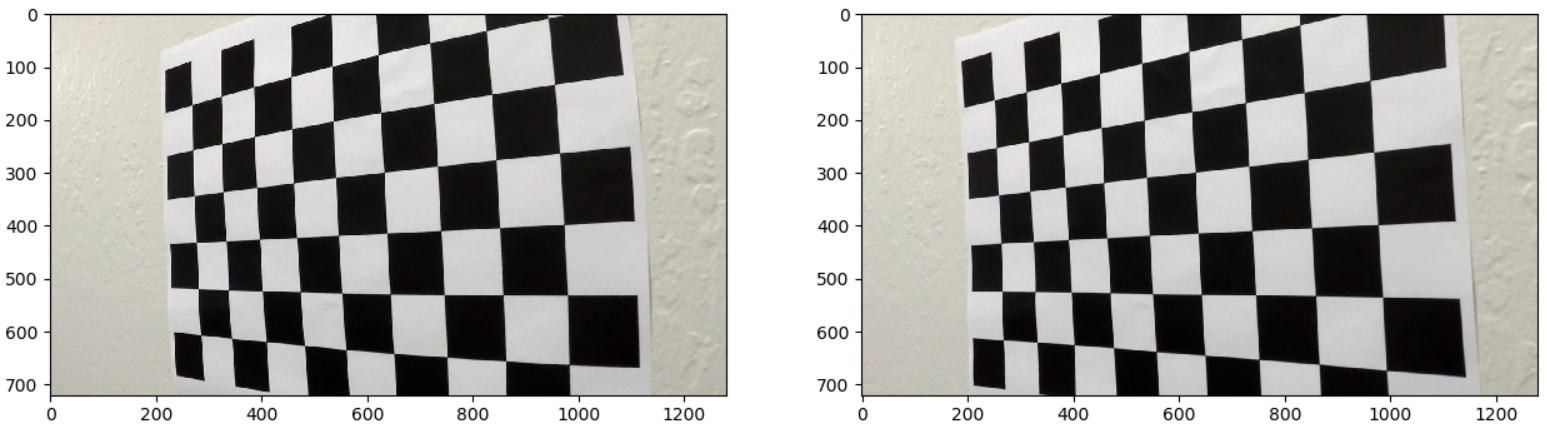
#> input picture examples/1.png, 1547 x 440 px; its folder holds only this picture in this run
$ python -i process_utils.py   (imports and definitions only)   (older library calls are emulated)
#> lines starting #> are read from the running program, lines starting #| are printed output that depends on the picture; after the words box and inside, x2 and y2 are one past the last pixel; in counts of white or black regions, pixels touching at a corner belong together
#> further down, picture is the input picture: shape (440, 1547, 3); mean B, G, R 162.5, 165.2, 166.3
import numpy as np
import pandas as pd
import cv2
import matplotlib.pyplot as plt
import glob


# [312 lines left out: functions camera_calibration, binary_thresholding, new_line_search, line_search, draw_line_area, measure_curvature_real and 3 more, not called in this run]


def mask_color(img):
    # Define color of interest
    hsv_img = cv2.cvtColor(img, cv2.COLOR_BGR2HSV)
#> hsv_img: shape (440, 1547, 3); mean H, S, V 35.8, 17.7, 166.5
    lower_white = np.array([0, 0, 155], dtype=np.uint8)
    upper_white = np.array([255, 100, 255], dtype=np.uint8)
    lower_blue = np.array([110, 100, 100], dtype=np.uint8)
    upper_blue = np.array([130, 255, 255], dtype=np.uint8)
    lower_yellow = np.array([20, 100, 100], dtype=np.uint8)
    upper_yellow = np.array([40, 255, 255], dtype=np.uint8)
    mask_white = cv2.inRange(hsv_img, lower_white, upper_white)
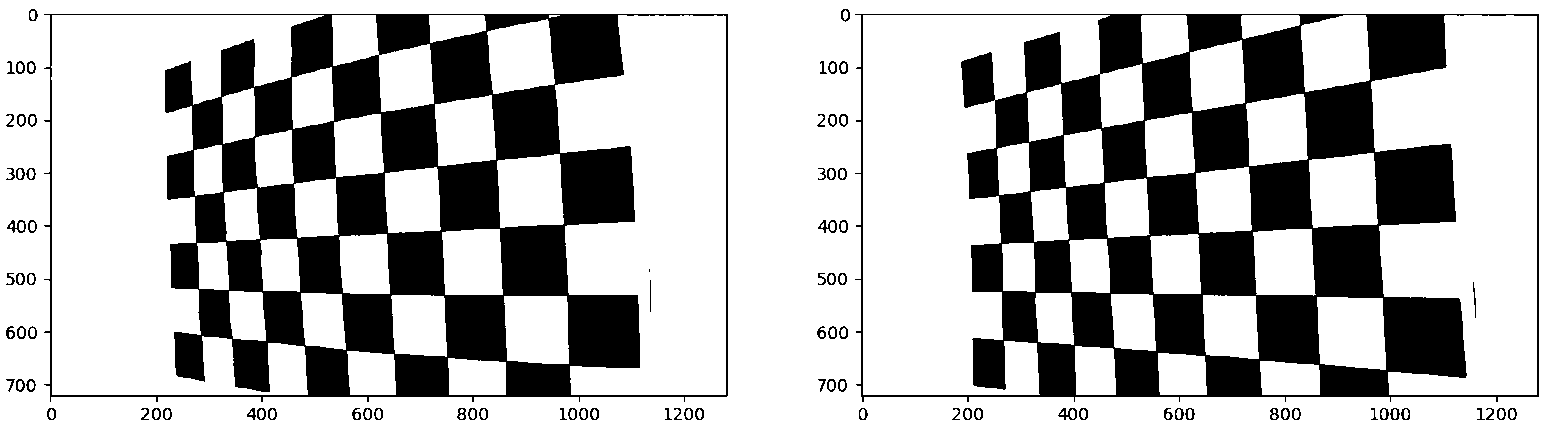
#> mask_white: shape (440, 1547); 71.4% white; 88 black regions (1 under 20 px), largest, box (x1, y1, x2, y2) and area: (855, 14, 1539, 402) 97596, (44, 14, 728, 402) 92290, (7, 220, 26, 233) 108
    mask_blue = cv2.inRange(hsv_img, lower_blue, upper_blue)
#> mask_blue: shape (440, 1547); every value is 0
    mask_yellow = cv2.inRange(hsv_img, lower_yellow, upper_yellow)
    masked_color = mask_white + mask_blue + mask_yellow

    return masked_color


def measure_top_distance(left_fit, right_fit):
    xm_per_pix = 3.7 / 900
    return abs(left_fit[2] - right_fit[2]) * xm_per_pix


# [78 lines left out: function lane_detection_pipline, not called in this run]

>>> import cv2
>>> picture = cv2.imread('1.png')
>>> result = mask_color(picture)

$ run again, on examples/2.png
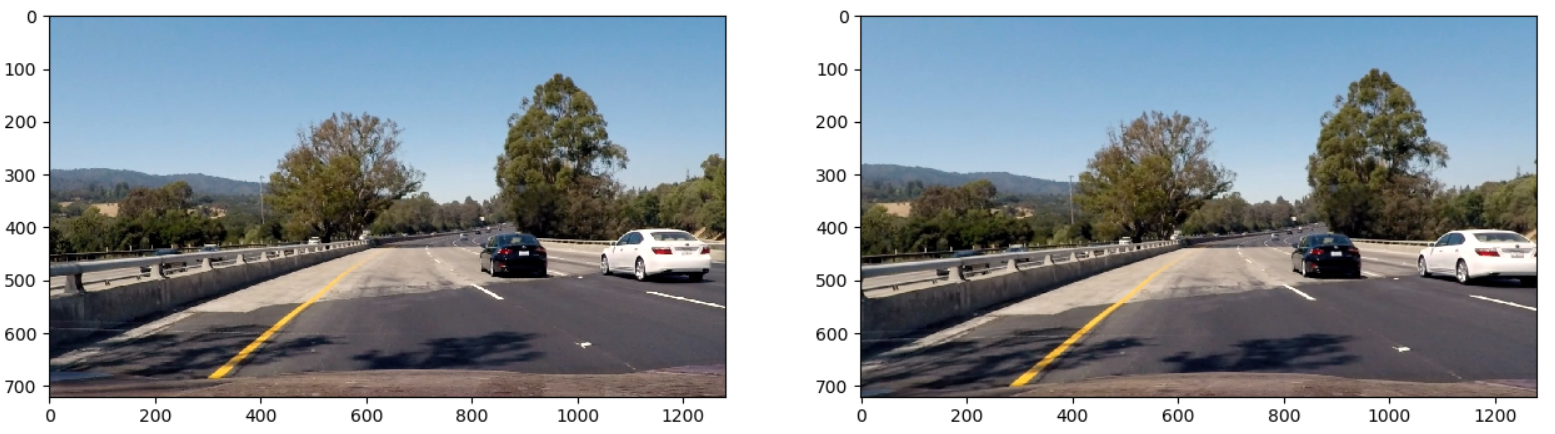
#> input picture examples/2.png, 1555 x 434 px
#> picture is the input picture: shape (434, 1555, 3); mean B, G, R 156.9, 150.8, 142.9
#> hsv_img: shape (434, 1555, 3); mean H, S, V 61.6, 53.1, 164.2
#> in mask_color, `mask_white = cv2.inRange(hsv_img, lower_white, upper_white)`:
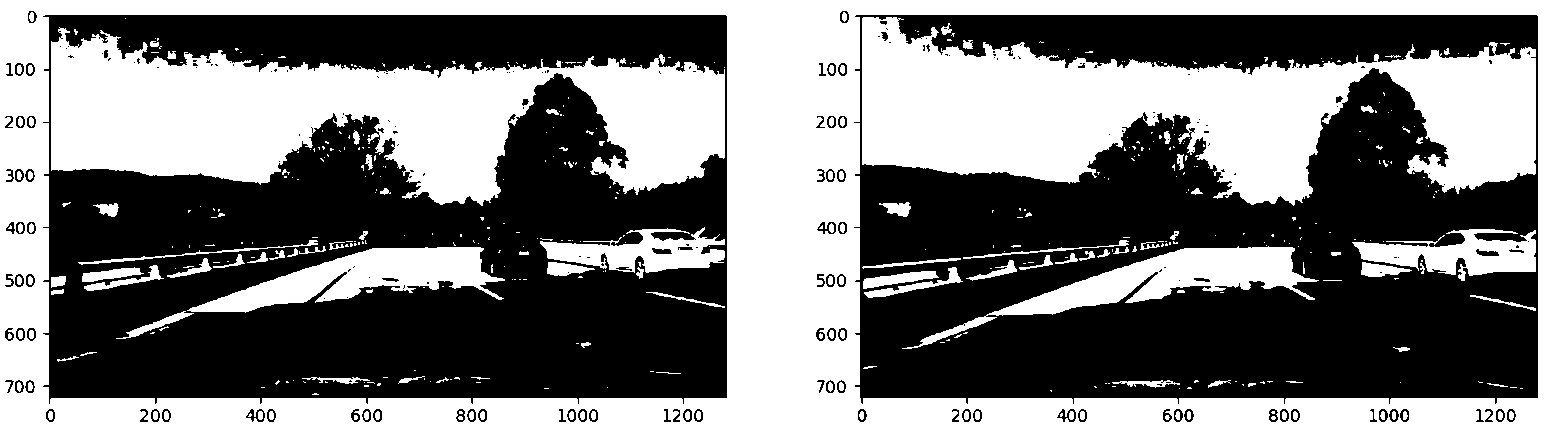
#> mask_white: shape (434, 1555); 47.9% white; 477 white regions (337 under 20 px), largest, box (x1, y1, x2, y2) and area: (0, 0, 1555, 434) 148150, (862, 17, 1536, 206) 68480, (51, 27, 725, 206) 65145
#> mask_blue: shape (434, 1555); every value is 0
#> in mask_color, `mask_yellow = cv2.inRange(hsv_img, lower_yellow, upper_yellow)`:
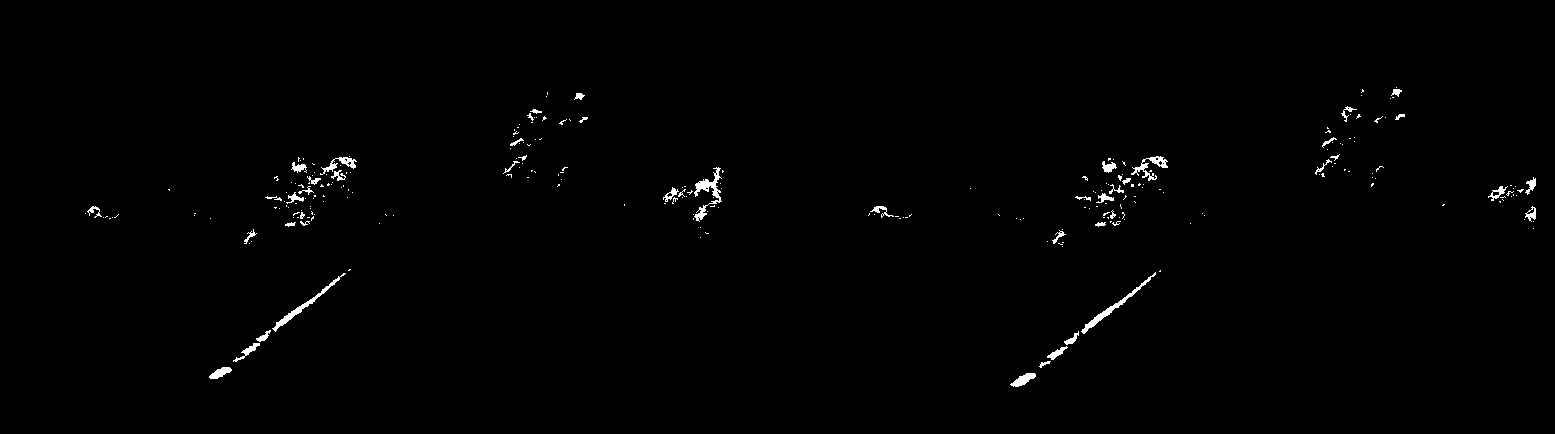
#> mask_yellow: shape (434, 1555); 0.76% white; 264 white regions (214 under 20 px), largest, box (x1, y1, x2, y2) and area: (694, 167, 722, 222) 449, (1081, 272, 1156, 334) 403, (272, 273, 346, 332) 376

$ run again, on examples/3.png
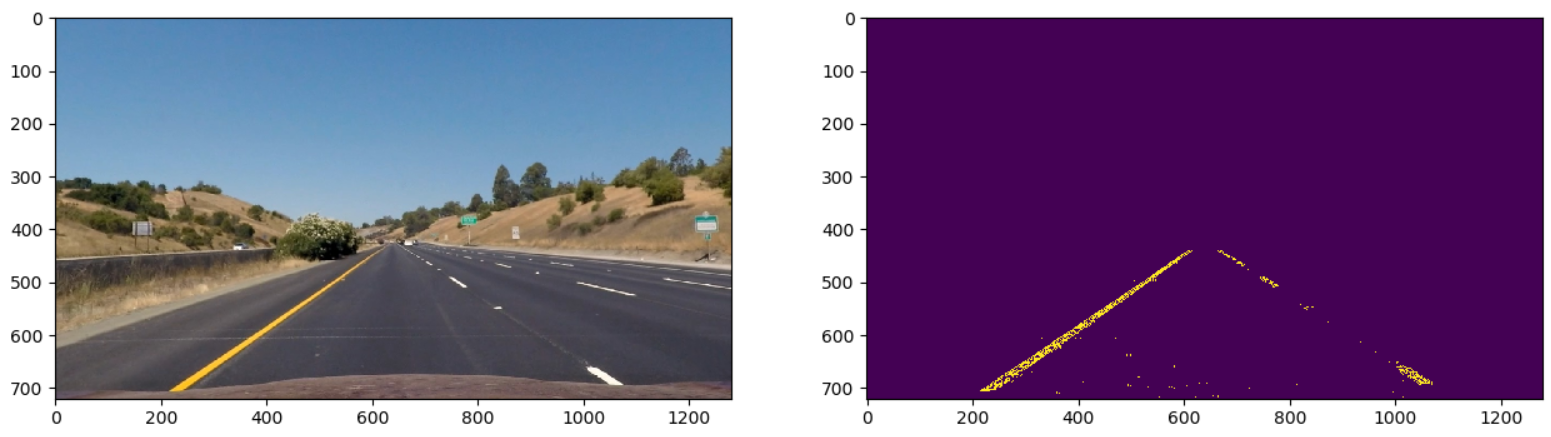
#> input picture examples/3.png, 1551 x 437 px
#> picture is the input picture: shape (437, 1551, 3); mean B, G, R 139.8, 104, 123.7
#> hsv_img: shape (437, 1551, 3); mean H, S, V 87.6, 127.1, 144.7
#> in mask_color, `mask_white = cv2.inRange(hsv_img, lower_white, upper_white)`:
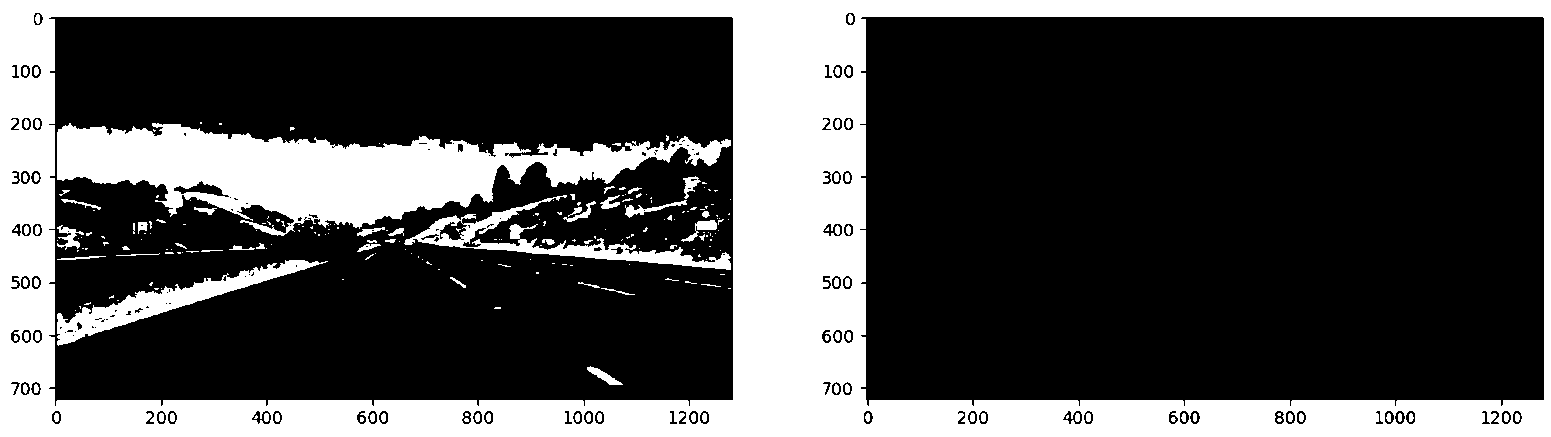
#> mask_white: shape (437, 1551); 29.6% white; 259 white regions (160 under 20 px), largest, box (x1, y1, x2, y2) and area: (0, 0, 1551, 437) 151067, (57, 123, 731, 236) 34371, (57, 260, 328, 346) 4860
#> mask_blue: shape (437, 1551); every value is 0
#> in mask_color, `mask_yellow = cv2.inRange(hsv_img, lower_yellow, upper_yellow)`:
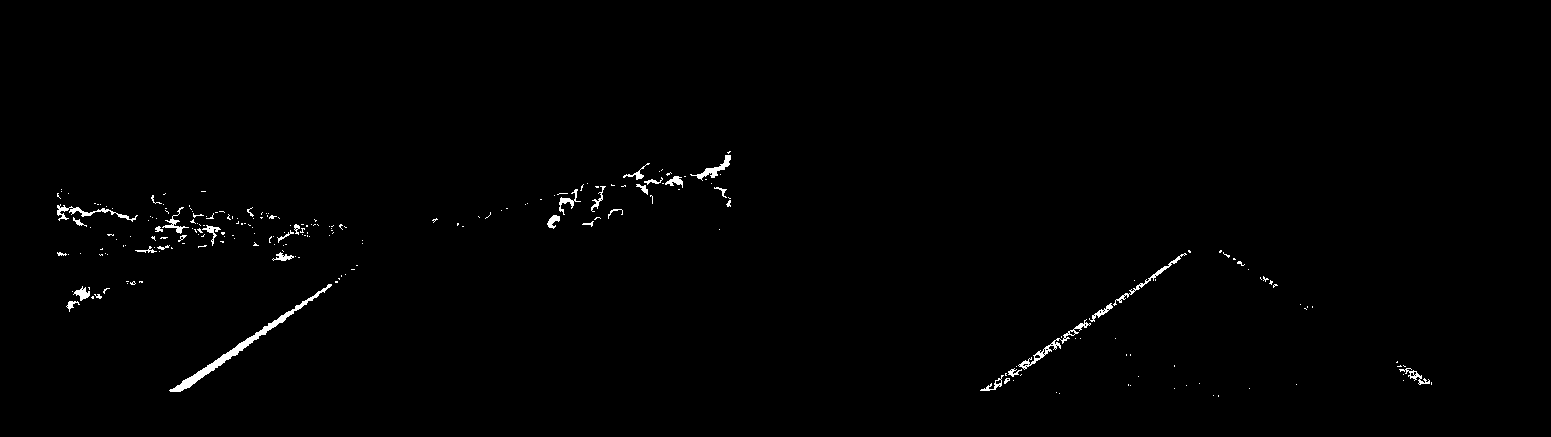
#> mask_yellow: shape (437, 1551); 0.75% white; 236 white regions (199 under 20 px), largest, box (x1, y1, x2, y2) and area: (169, 284, 332, 392) 1093, (1018, 319, 1091, 370) 374, (57, 204, 138, 222) 314

$ run again, on examples/4.png
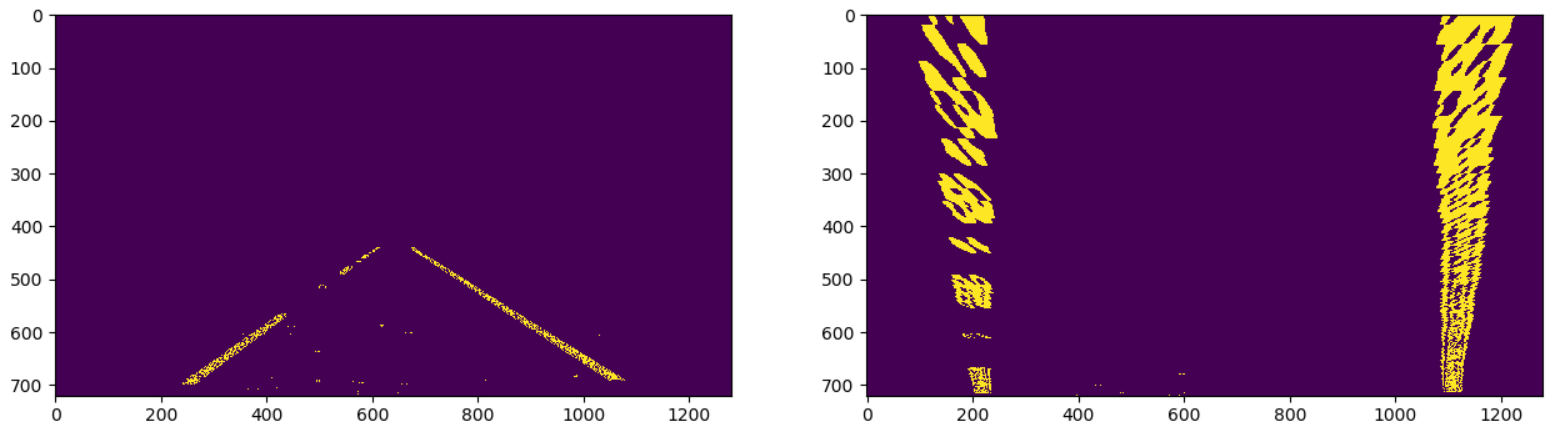
#> input picture examples/4.png, 1556 x 440 px
#> picture is the input picture: shape (440, 1556, 3); mean B, G, R 121.7, 68.7, 117.4
#> hsv_img: shape (440, 1556, 3); mean H, S, V 104, 187.5, 128.7
#> in mask_color, `mask_white = cv2.inRange(hsv_img, lower_white, upper_white)`:
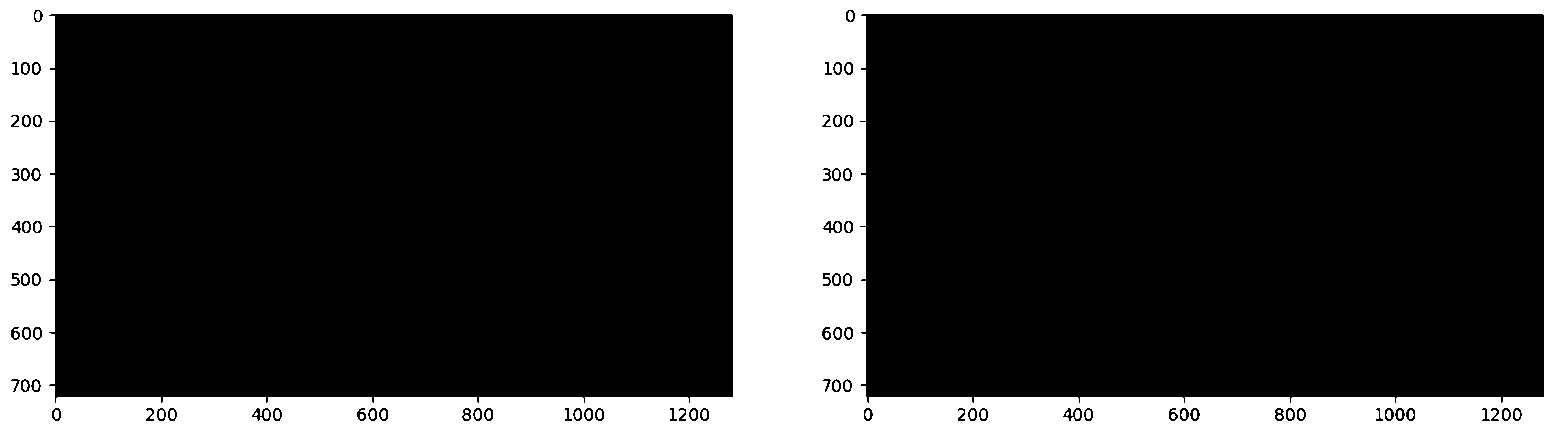
#> mask_white: shape (440, 1556); 23.4% white; 71 white regions (12 under 20 px), largest, box (x1, y1, x2, y2) and area: (0, 0, 1556, 440) 157920, (834, 170, 839, 179) 41, (845, 275, 850, 284) 41
#> mask_blue: shape (440, 1556); every value is 0
#> mask_yellow: shape (440, 1556); 3.2% white; 101 white regions (73 under 20 px), largest, box (x1, y1, x2, y2) and area: (1433, 16, 1515, 392) 13198, (919, 61, 997, 166) 2388, (938, 173, 995, 223) 1481
#> in mask_color, `masked_color = mask_white + mask_blue + mask_yellow`:
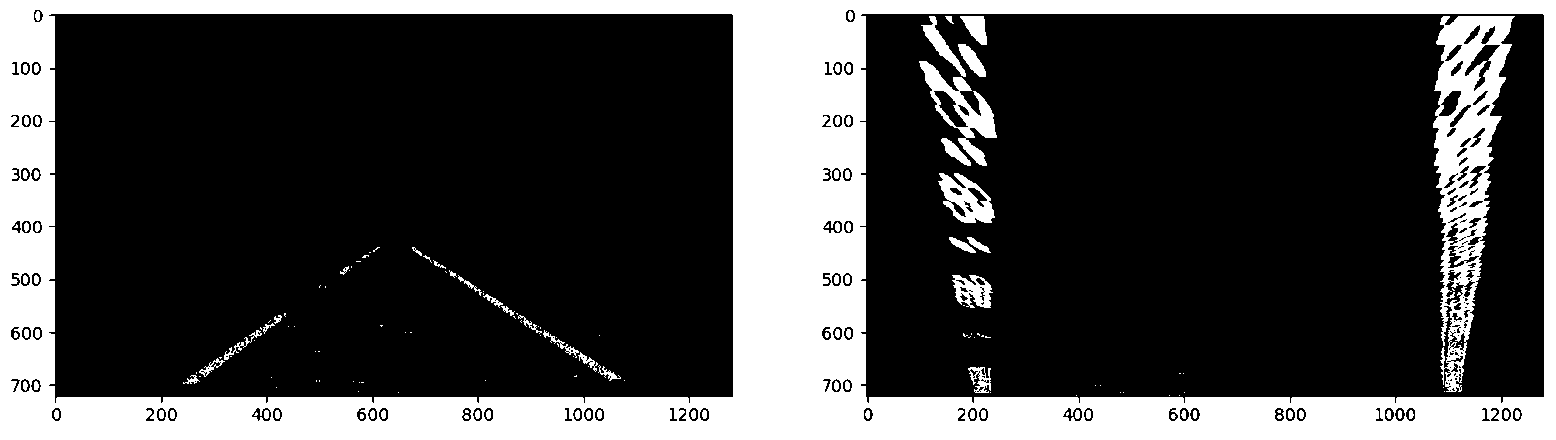
#> masked_color: shape (440, 1556); 26.6% white; 172 white regions (85 under 20 px), largest, box (x1, y1, x2, y2) and area: (0, 0, 1556, 440) 157920, (1433, 16, 1515, 392) 13198, (919, 61, 997, 166) 2388
